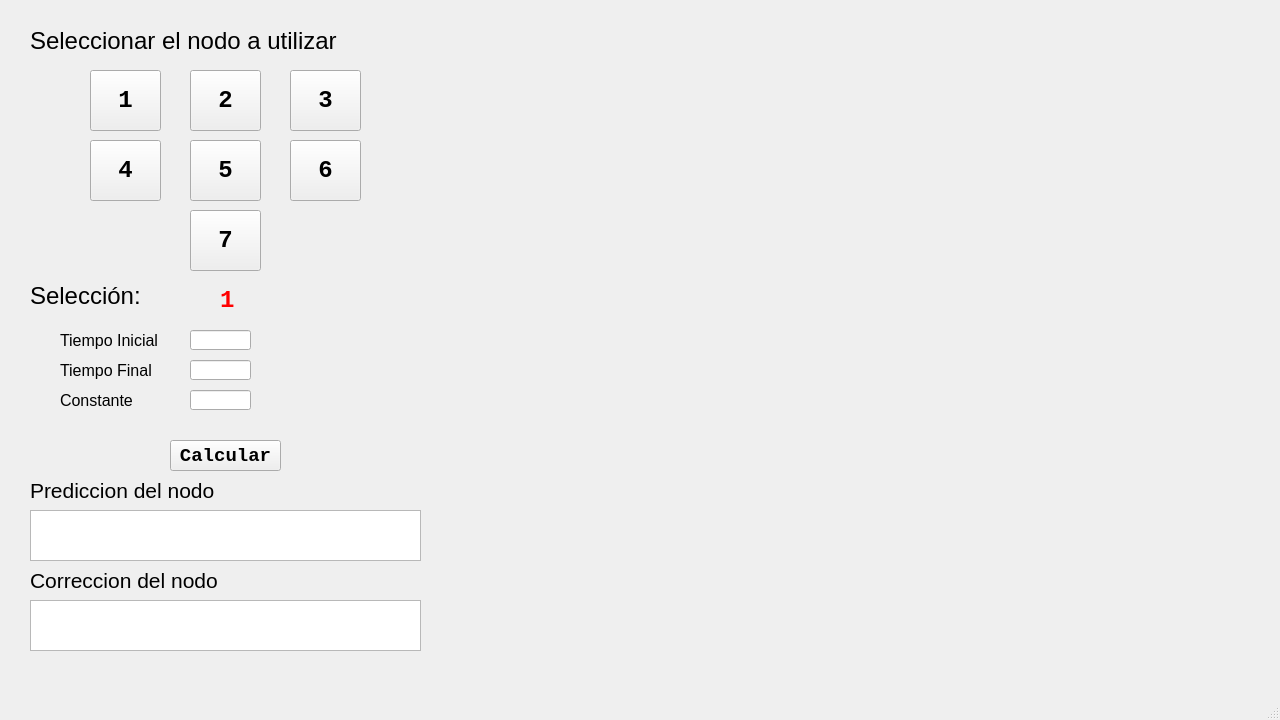
<?xml version="1.0" encoding="UTF-8"?>
<ui version="4.0">
 <class>MainWindow</class>
 <widget class="QMainWindow" name="MainWindow">
  <property name="geometry">
   <rect>
    <x>0</x>
    <y>0</y>
    <width>1280</width>
    <height>720</height>
   </rect>
  </property>
  <property name="minimumSize">
   <size>
    <width>1280</width>
    <height>720</height>
   </size>
  </property>
  <property name="maximumSize">
   <size>
    <width>1280</width>
    <height>720</height>
   </size>
  </property>
  <property name="windowTitle">
   <string>Simulacion</string>
  </property>
  <widget class="QWidget" name="centralwidget">
   <widget class="QLabel" name="malla">
    <property name="geometry">
     <rect>
      <x>450</x>
      <y>20</y>
      <width>831</width>
      <height>671</height>
     </rect>
    </property>
    <property name="maximumSize">
     <size>
      <width>1000</width>
      <height>1000</height>
     </size>
    </property>
    <property name="text">
     <string/>
    </property>
    <property name="pixmap">
     <pixmap>mapamalla.png</pixmap>
    </property>
    <property name="scaledContents">
     <bool>true</bool>
    </property>
   </widget>
   <widget class="QLabel" name="label">
    <property name="geometry">
     <rect>
      <x>30</x>
      <y>25</y>
      <width>401</width>
      <height>31</height>
     </rect>
    </property>
    <property name="font">
     <font>
      <family>Segoe UI</family>
      <pointsize>18</pointsize>
      <weight>50</weight>
      <bold>false</bold>
     </font>
    </property>
    <property name="text">
     <string>Seleccionar el nodo a utilizar</string>
    </property>
   </widget>
   <widget class="QPushButton" name="pushButton">
    <property name="geometry">
     <rect>
      <x>90</x>
      <y>70</y>
      <width>71</width>
      <height>61</height>
     </rect>
    </property>
    <property name="font">
     <font>
      <family>Consolas</family>
      <pointsize>18</pointsize>
      <weight>75</weight>
      <bold>true</bold>
     </font>
    </property>
    <property name="text">
     <string>1</string>
    </property>
   </widget>
   <widget class="QPushButton" name="pushButton_2">
    <property name="geometry">
     <rect>
      <x>190</x>
      <y>70</y>
      <width>71</width>
      <height>61</height>
     </rect>
    </property>
    <property name="font">
     <font>
      <family>Consolas</family>
      <pointsize>18</pointsize>
      <weight>75</weight>
      <bold>true</bold>
     </font>
    </property>
    <property name="text">
     <string>2</string>
    </property>
   </widget>
   <widget class="QPushButton" name="pushButton_3">
    <property name="geometry">
     <rect>
      <x>290</x>
      <y>70</y>
      <width>71</width>
      <height>61</height>
     </rect>
    </property>
    <property name="font">
     <font>
      <family>Consolas</family>
      <pointsize>18</pointsize>
      <weight>75</weight>
      <bold>true</bold>
     </font>
    </property>
    <property name="text">
     <string>3</string>
    </property>
   </widget>
   <widget class="QPushButton" name="pushButton_4">
    <property name="geometry">
     <rect>
      <x>90</x>
      <y>140</y>
      <width>71</width>
      <height>61</height>
     </rect>
    </property>
    <property name="font">
     <font>
      <family>Consolas</family>
      <pointsize>18</pointsize>
      <weight>75</weight>
      <bold>true</bold>
     </font>
    </property>
    <property name="text">
     <string>4</string>
    </property>
   </widget>
   <widget class="QPushButton" name="pushButton_5">
    <property name="geometry">
     <rect>
      <x>190</x>
      <y>140</y>
      <width>71</width>
      <height>61</height>
     </rect>
    </property>
    <property name="font">
     <font>
      <family>Consolas</family>
      <pointsize>18</pointsize>
      <weight>75</weight>
      <bold>true</bold>
     </font>
    </property>
    <property name="text">
     <string>5</string>
    </property>
   </widget>
   <widget class="QPushButton" name="pushButton_6">
    <property name="geometry">
     <rect>
      <x>290</x>
      <y>140</y>
      <width>71</width>
      <height>61</height>
     </rect>
    </property>
    <property name="font">
     <font>
      <family>Consolas</family>
      <pointsize>18</pointsize>
      <weight>75</weight>
      <bold>true</bold>
     </font>
    </property>
    <property name="text">
     <string>6</string>
    </property>
   </widget>
   <widget class="QPushButton" name="pushButton_7">
    <property name="geometry">
     <rect>
      <x>190</x>
      <y>210</y>
      <width>71</width>
      <height>61</height>
     </rect>
    </property>
    <property name="font">
     <font>
      <family>Consolas</family>
      <pointsize>18</pointsize>
      <weight>75</weight>
      <bold>true</bold>
     </font>
    </property>
    <property name="text">
     <string>7</string>
    </property>
   </widget>
   <widget class="QLabel" name="label_2">
    <property name="geometry">
     <rect>
      <x>30</x>
      <y>280</y>
      <width>201</width>
      <height>31</height>
     </rect>
    </property>
    <property name="font">
     <font>
      <family>Segoe UI</family>
      <pointsize>18</pointsize>
      <weight>50</weight>
      <bold>false</bold>
     </font>
    </property>
    <property name="text">
     <string>Selección:</string>
    </property>
   </widget>
   <widget class="QLabel" name="num">
    <property name="geometry">
     <rect>
      <x>220</x>
      <y>290</y>
      <width>16</width>
      <height>21</height>
     </rect>
    </property>
    <property name="font">
     <font>
      <family>Consolas</family>
      <pointsize>18</pointsize>
      <weight>75</weight>
      <bold>true</bold>
     </font>
    </property>
    <property name="styleSheet">
     <string notr="true">color:red</string>
    </property>
    <property name="text">
     <string>1</string>
    </property>
   </widget>
   <widget class="QLabel" name="label_3">
    <property name="geometry">
     <rect>
      <x>60</x>
      <y>330</y>
      <width>201</width>
      <height>21</height>
     </rect>
    </property>
    <property name="font">
     <font>
      <family>Segoe UI</family>
      <pointsize>12</pointsize>
      <weight>50</weight>
      <bold>false</bold>
     </font>
    </property>
    <property name="text">
     <string>Tiempo Inicial</string>
    </property>
   </widget>
   <widget class="QLabel" name="label_4">
    <property name="geometry">
     <rect>
      <x>60</x>
      <y>360</y>
      <width>201</width>
      <height>21</height>
     </rect>
    </property>
    <property name="font">
     <font>
      <family>Segoe UI</family>
      <pointsize>12</pointsize>
      <weight>50</weight>
      <bold>false</bold>
     </font>
    </property>
    <property name="text">
     <string>Tiempo Final</string>
    </property>
   </widget>
   <widget class="QLabel" name="label_5">
    <property name="geometry">
     <rect>
      <x>60</x>
      <y>390</y>
      <width>111</width>
      <height>21</height>
     </rect>
    </property>
    <property name="font">
     <font>
      <family>Segoe UI</family>
      <pointsize>12</pointsize>
      <weight>50</weight>
      <bold>false</bold>
     </font>
    </property>
    <property name="text">
     <string>Constante</string>
    </property>
   </widget>
   <widget class="QLineEdit" name="ti">
    <property name="geometry">
     <rect>
      <x>190</x>
      <y>330</y>
      <width>61</width>
      <height>20</height>
     </rect>
    </property>
   </widget>
   <widget class="QLineEdit" name="tf">
    <property name="geometry">
     <rect>
      <x>190</x>
      <y>360</y>
      <width>61</width>
      <height>20</height>
     </rect>
    </property>
   </widget>
   <widget class="QLineEdit" name="c">
    <property name="geometry">
     <rect>
      <x>190</x>
      <y>390</y>
      <width>61</width>
      <height>20</height>
     </rect>
    </property>
   </widget>
   <widget class="QPushButton" name="pushButton_8">
    <property name="geometry">
     <rect>
      <x>170</x>
      <y>440</y>
      <width>111</width>
      <height>31</height>
     </rect>
    </property>
    <property name="font">
     <font>
      <family>Consolas</family>
      <pointsize>14</pointsize>
      <weight>75</weight>
      <bold>true</bold>
     </font>
    </property>
    <property name="text">
     <string>Calcular</string>
    </property>
   </widget>
   <widget class="QLabel" name="label_6">
    <property name="geometry">
     <rect>
      <x>30</x>
      <y>480</y>
      <width>311</width>
      <height>21</height>
     </rect>
    </property>
    <property name="font">
     <font>
      <family>Segoe UI</family>
      <pointsize>16</pointsize>
      <weight>50</weight>
      <bold>false</bold>
     </font>
    </property>
    <property name="text">
     <string>Prediccion del nodo</string>
    </property>
   </widget>
   <widget class="QTextEdit" name="pred">
    <property name="geometry">
     <rect>
      <x>30</x>
      <y>510</y>
      <width>391</width>
      <height>51</height>
     </rect>
    </property>
    <property name="html">
     <string>&lt;!DOCTYPE HTML PUBLIC &quot;-//W3C//DTD HTML 4.0//EN&quot; &quot;http://www.w3.org/TR/REC-html40/strict.dtd&quot;&gt;
&lt;html&gt;&lt;head&gt;&lt;meta name=&quot;qrichtext&quot; content=&quot;1&quot; /&gt;&lt;style type=&quot;text/css&quot;&gt;
p, li { white-space: pre-wrap; }
&lt;/style&gt;&lt;/head&gt;&lt;body style=&quot; font-family:'MS Shell Dlg 2'; font-size:8.25pt; font-weight:400; font-style:normal;&quot;&gt;
&lt;p style=&quot;-qt-paragraph-type:empty; margin-top:0px; margin-bottom:0px; margin-left:0px; margin-right:0px; -qt-block-indent:0; text-indent:0px;&quot;&gt;&lt;br /&gt;&lt;/p&gt;&lt;/body&gt;&lt;/html&gt;</string>
    </property>
   </widget>
   <widget class="QLabel" name="label_7">
    <property name="geometry">
     <rect>
      <x>30</x>
      <y>570</y>
      <width>311</width>
      <height>21</height>
     </rect>
    </property>
    <property name="font">
     <font>
      <family>Segoe UI</family>
      <pointsize>16</pointsize>
      <weight>50</weight>
      <bold>false</bold>
     </font>
    </property>
    <property name="text">
     <string>Correccion del nodo</string>
    </property>
   </widget>
   <widget class="QTextEdit" name="corr">
    <property name="geometry">
     <rect>
      <x>30</x>
      <y>600</y>
      <width>391</width>
      <height>51</height>
     </rect>
    </property>
    <property name="html">
     <string>&lt;!DOCTYPE HTML PUBLIC &quot;-//W3C//DTD HTML 4.0//EN&quot; &quot;http://www.w3.org/TR/REC-html40/strict.dtd&quot;&gt;
&lt;html&gt;&lt;head&gt;&lt;meta name=&quot;qrichtext&quot; content=&quot;1&quot; /&gt;&lt;style type=&quot;text/css&quot;&gt;
p, li { white-space: pre-wrap; }
&lt;/style&gt;&lt;/head&gt;&lt;body style=&quot; font-family:'MS Shell Dlg 2'; font-size:8.25pt; font-weight:400; font-style:normal;&quot;&gt;
&lt;p style=&quot;-qt-paragraph-type:empty; margin-top:0px; margin-bottom:0px; margin-left:0px; margin-right:0px; -qt-block-indent:0; text-indent:0px;&quot;&gt;&lt;br /&gt;&lt;/p&gt;&lt;/body&gt;&lt;/html&gt;</string>
    </property>
   </widget>
  </widget>
  <widget class="QMenuBar" name="menubar">
   <property name="geometry">
    <rect>
     <x>0</x>
     <y>0</y>
     <width>1280</width>
     <height>21</height>
    </rect>
   </property>
  </widget>
  <widget class="QStatusBar" name="statusbar"/>
 </widget>
 <resources/>
 <connections/>
</ui>
